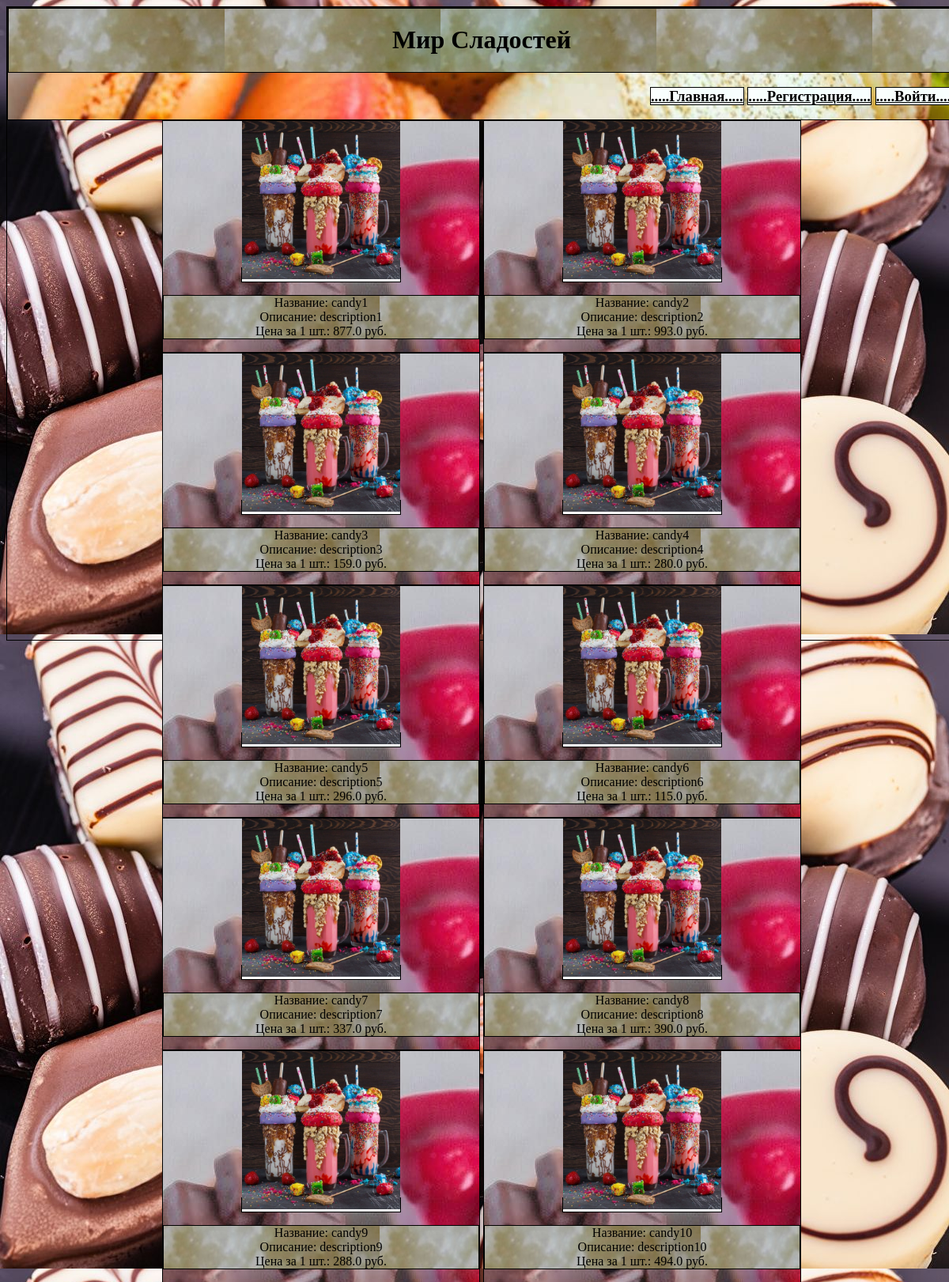
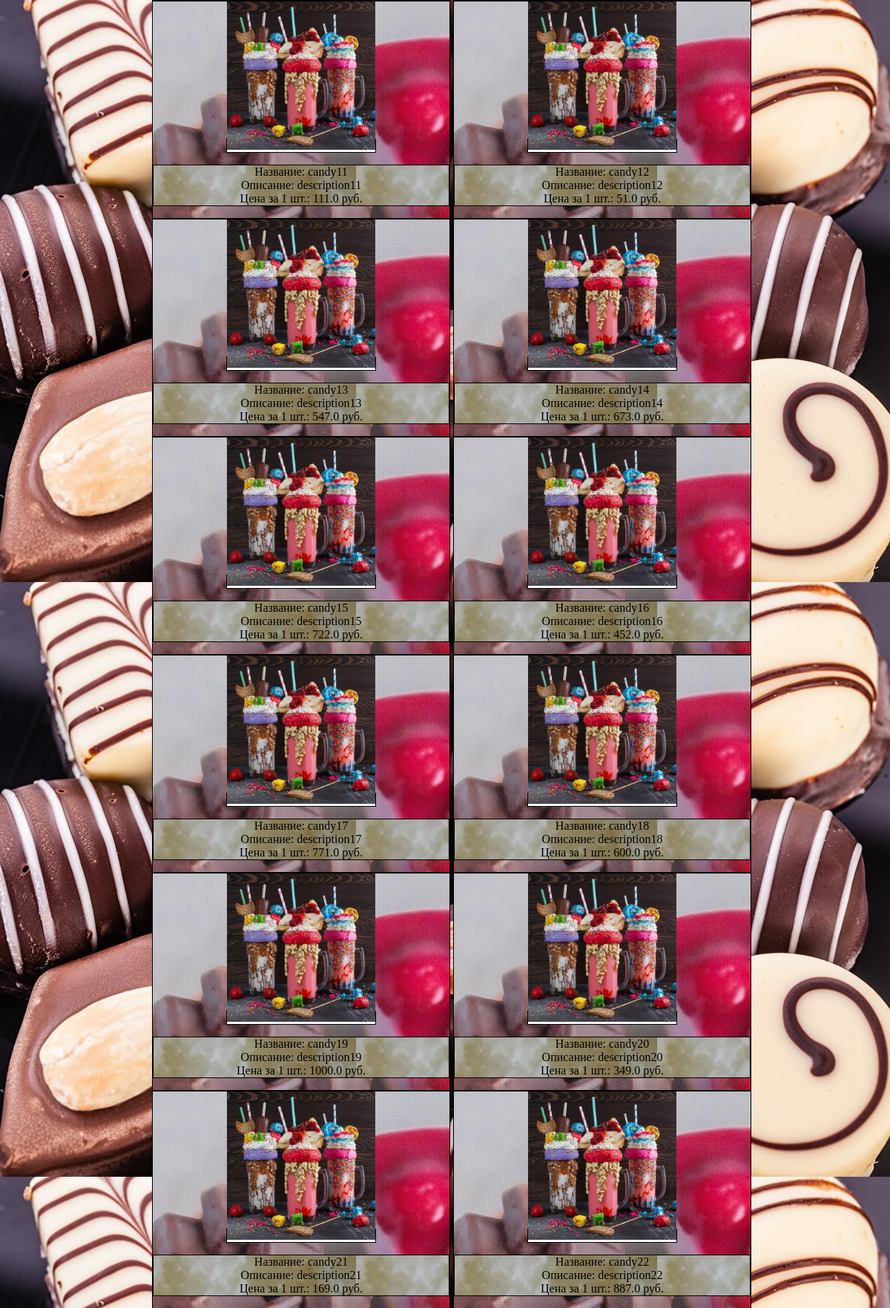
The page / (upper part) on the database its author committed (2 pictures, top to bottom).
### sweetshop/models.py (models this page shows)
class Sweets(db.Model):
    id = db.Column(db.Integer, primary_key=True)
    name = db.Column(db.String(80), unique=True, nullable=False)
    description = db.Column(db.Text, nullable=True)
    price = db.Column(db.Float, nullable=False)
    typesweets_id = db.Column(db.Integer, db.ForeignKey('typesweets.id'), nullable=False)
    product = db.relationship('Product', backref='Sweets', lazy=True)

### sweetshop/app.py (the view)
@app.route('/')
def index():
    sweets = Sweets.query.all()
    return render_template('index.html', sweets=sweets)

### sweetshop/templates/index.html (shortened to what this page needs)
{% extends 'base.html' %}
{% block content %}
    {% for sweet in sweets %}
        <div class="object">
            <a href="/static/media/sweet_1.jpg">
            <img src="/static/media/sweet_1.jpg" alt="фото" width="200" height="200"></a>
            <p>Название: {{ sweet.name }}<br>
            Описание: {{ sweet.description }}<br>
            Цена за 1 шт.: {{ sweet.price }} руб.</p>
        </div>
    {% endfor %}
{% endblock %}

### sweetshop/templates/base.html (shortened to what this page needs)
<!doctype html>
<html lang="ru">
<head>
    <link rel="stylesheet" href="/static/css/style.css">
</head>
<header>
    <div class="title">
        <h1 align="center">Мир Сладостей</h1>
    </div>
    <h3>
        <a href="/">.....Главная.....</a>
        {% if  session['name'] %}
            <a href="/logout/">.....Выйти.....</a>
            <a href="/my_profile/">.....Мои данные.....</a>
            <a href="/shopping_cart/">.....Корзина.....</a>
        {% else %}
            <a href="/registration/">.....Регистрация.....</a>
            <a href="/login/">.....Войти.....</a>
        {% endif %}
    </h3>
</header>
<body>
    {% block content %}{% endblock %}
</body>
</html>

### sweetshop/static/css/style.css (style rules this page uses)
body { border: 1px solid black; background-image: url(sweet_style_2.jpg); text-align: center; height: 100%; width: 100%; }
a { background-color: white; color: black; border: 1px solid black; }
p { color: black; background-image: url(white_sweets.jpg); border: 1px solid black; }
.object { background-image: url(sweet_2.jpg); display: inline-block; text-align: center; border: 1px solid black; width: 400px; }
.title { background-image: url(white_sweets.jpg); border: 1px solid black; }
header, footer { background-image: url(sweet_style_1.jpg); border: 1px solid black; text-shadow: 0 0 82px #0fa; text-align: right; overflow:auto; }

### rows shown on the page
Sweets: name "candy1", description "description1", price "877.0"
Sweets: name "candy2", description "description2", price "993.0"
Sweets: name "candy3", description "description3", price "159.0"
Sweets: name "candy4", description "description4", price "280.0"
Sweets: name "candy5", description "description5", price "296.0"
Sweets: name "candy6", description "description6", price "115.0"
Sweets: name "candy7", description "description7", price "337.0"
Sweets: name "candy8", description "description8", price "390.0"
Sweets: name "candy9", description "description9", price "288.0"
Sweets: name "candy10", description "description10", price "494.0"
Sweets: name "candy11", description "description11", price "111.0"
Sweets: name "candy12", description "description12", price "51.0"
Sweets: name "candy13", description "description13", price "547.0"
Sweets: name "candy14", description "description14", price "673.0"
Sweets: name "candy15", description "description15", price "722.0"
Sweets: name "candy16", description "description16", price "452.0"
Sweets: name "candy17", description "description17", price "771.0"
Sweets: name "candy18", description "description18", price "600.0"
Sweets: name "candy19", description "description19", price "1000.0"
Sweets: name "candy20", description "description20", price "349.0"
Sweets: name "candy21", description "description21", price "169.0"
Sweets: name "candy22", description "description22", price "887.0"
